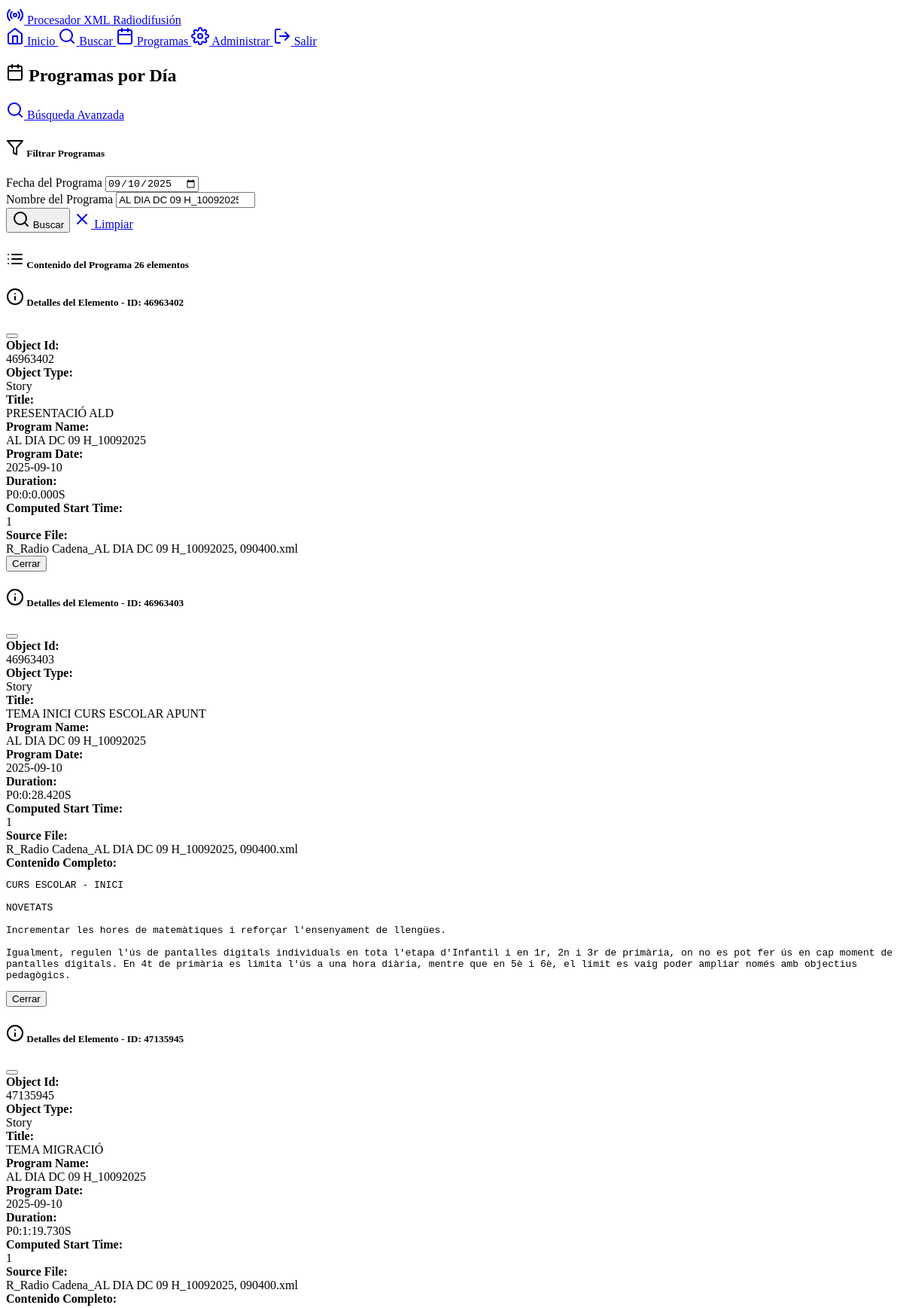
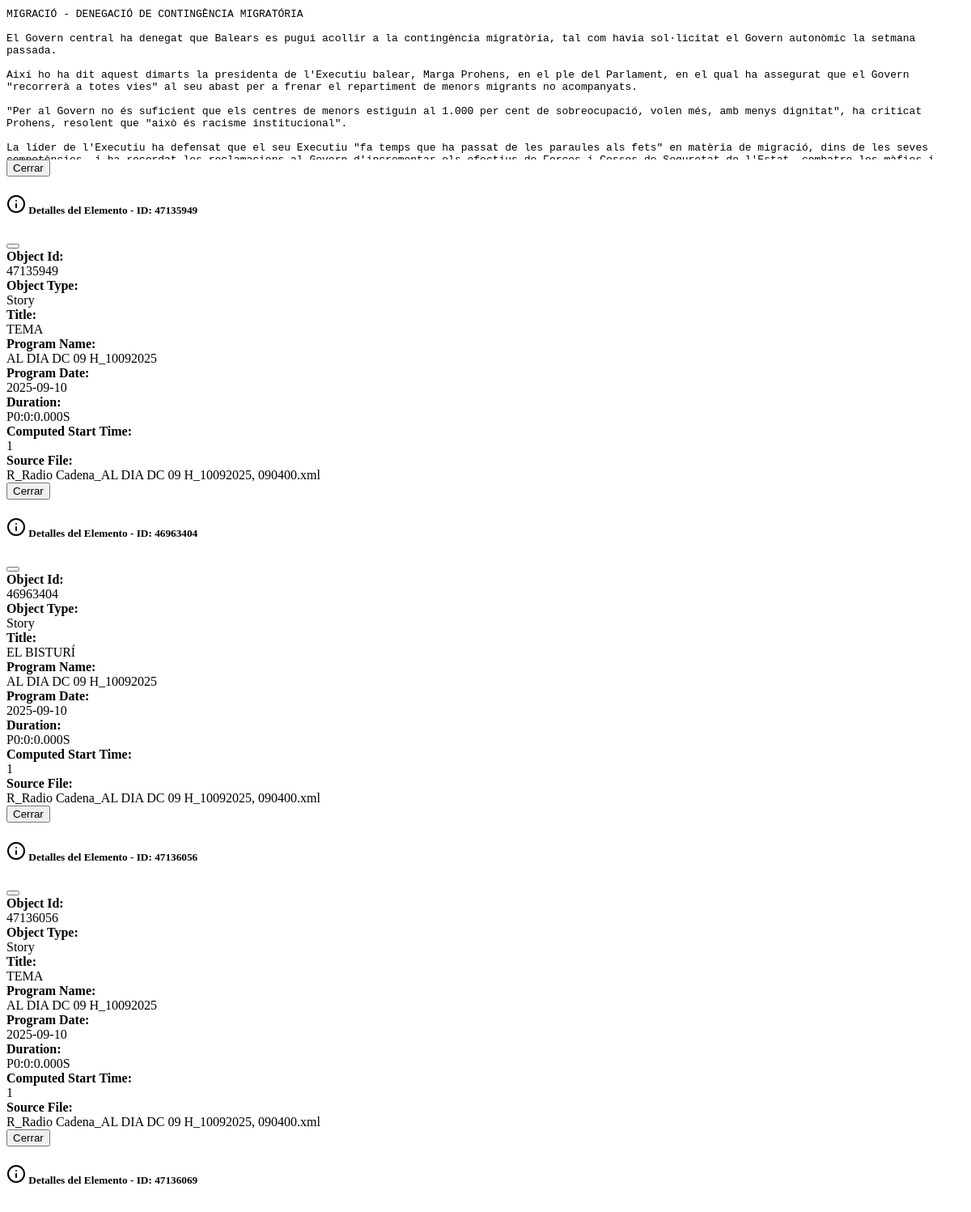
Screenshot of /programs?date=2025-09-10&program=AL+DIA+DC+09+H_10092025 (signed in, upper part) with the database file from the repository (2 pictures, top to bottom).
### models.py (models this page shows, shortened)
class XMLData(db.Model):
    __tablename__ = 'xml_data'
    id = db.Column(Integer, primary_key=True, autoincrement=True)
    guid = db.Column(Text)
    object_id = db.Column(Text)
    object_type = db.Column(Text)
    timestamp = db.Column(Text)
    broadcast_start_time = db.Column(Text)
    broadcast_end_time = db.Column(Text)
    duration = db.Column(Text)
    title = db.Column(Text)
    text_content = db.Column(Text)
    text_duration = db.Column(Text)
    text_timing = db.Column(Text)
    timegap_timing = db.Column(Text)
    clip_timing = db.Column(Text)
    title_status = db.Column(Text)
    title_type = db.Column(Text)
    site_name = db.Column(Text)
    site_version = db.Column(Text)
    export_path = db.Column(Text)
    planning_area = db.Column(Text)
    linked_story = db.Column(Text)
    language_cat = db.Column(Text)
    language_vo = db.Column(Text)
    language_esp = db.Column(Text)
    has_audio_track = db.Column(Text)
    fact_date = db.Column(Text)
    cms_publish_date = db.Column(Text)
    la_carta_publish_date = db.Column(Text)
    record_date = db.Column(Text)
    start_date = db.Column(Text)
    end_date = db.Column(Text)
    kill_date = db.Column(Text)
    comment = db.Column(Text)
    locator_type = db.Column(Text)
    locator_family = db.Column(Text)
    computed_start_time = db.Column(Text)
    planned_duration = db.Column(Text)
    calculated_duration = db.Column(Text)
    program_start_time = db.Column(Text)
    reporter = db.Column(Text)
    guest = db.Column(Text)
    contact = db.Column(Text)
    contact_phone = db.Column(Text)
    edi = db.Column(Text)
    lin = db.Column(Text)
    observations = db.Column(Text)
    item_code = db.Column(Text)
    program_name = db.Column(Text)
    program_date = db.Column(Text)
    source_file = db.Column(Text)
    created_at = db.Column(DateTime, default=datetime.utcnow)

### routes.py (the view)
@app.route('/programs')
@login_required
def programs():
    programs_data = db.session.query(
        XMLData.program_name,
        XMLData.program_date,
        db.func.count(XMLData.id).label('story_count')
    ).filter(
        XMLData.program_name.isnot(None),
        XMLData.program_date.isnot(None)
    ).group_by(
        XMLData.program_name,
        XMLData.program_date
    ).order_by(
        XMLData.program_date.desc(),
        XMLData.program_name
    ).all()
    unique_programs = db.session.query(
        XMLData.program_name
    ).filter(
        XMLData.program_name.isnot(None)
    ).distinct().order_by(XMLData.program_name).all()
    program_names = [program[0] for program in unique_programs]
    selected_date = request.args.get('date', '')
    selected_program = request.args.get('program', '')
    filtered_results = []
    if selected_date or selected_program:
        query = XMLData.query
        if selected_date:
            query = query.filter(XMLData.program_date == selected_date)
        if selected_program:
            query = query.filter(XMLData.program_name.contains(selected_program))
        filtered_results = query.limit(100).all()
    return render_template('programs.html',
                         programs_data=programs_data,
                         filtered_results=filtered_results,
                         selected_date=selected_date,
                         selected_program=selected_program,
                         program_names=program_names)

### routes.py (called while the page is built)
def login_required(f):
    @wraps(f)
    def decorated_function(*args, **kwargs):
        if 'user_id' not in session:
            return redirect(url_for('login'))
        return f(*args, **kwargs)
    return decorated_function

### templates/programs.html (shortened to what this page needs)
{% extends "base.html" %}
{% block content %}
<div class="container mt-4">
    <div class="d-flex justify-content-between align-items-center mb-4">
        <h2>
            <i data-feather="calendar" class="me-2"></i>
            Programas por Día
        </h2>
        <a href="{{ url_for('search') }}" class="btn btn-outline-primary">
            <i data-feather="search" class="me-1"></i>
            Búsqueda Avanzada
        </a>
    </div>
    <div class="card mb-4">
        <div class="card-header">
            <h5 class="mb-0">
                <i data-feather="filter" class="me-1"></i>
                Filtrar Programas
            </h5>
        </div>
        <div class="card-body">
            <form method="GET" action="{{ url_for('programs') }}">
                <div class="row g-3">
                    <div class="col-md-6">
                        <label for="date" class="form-label">Fecha del Programa</label>
                        <input type="date" class="form-control" id="date" name="date"
                               value="{{ selected_date }}">
                    </div>
                    <div class="col-md-6">
                        <label for="program" class="form-label">Nombre del Programa</label>
                        <input type="text" class="form-control" id="program" name="program"
                               value="{{ selected_program }}" placeholder="ej. INFORMATIU MATI" list="program-suggestions">
                    </div>
                </div>
                <div class="mt-3">
                    <button type="submit" class="btn btn-primary">
                        <i data-feather="search" class="me-1"></i>
                        Buscar
                    </button>
                    <a href="{{ url_for('programs') }}" class="btn btn-outline-secondary ms-2">
                        <i data-feather="x" class="me-1"></i>
                        Limpiar
                    </a>
                </div>
            </form>
        </div>
    </div>
    {% if filtered_results %}
    <div class="card">
        <div class="card-header d-flex justify-content-between align-items-center">
            <h5 class="mb-0">
                <i data-feather="list" class="me-2"></i>
                Contenido del Programa
                <span class="badge bg-primary ms-2">{{ filtered_results|length }} elementos</span>
            </h5>
        </div>
        <div class="table-responsive">
            <table class="table table-striped results-table mb-0">
                <tbody>
                    {% for result in filtered_results %}
                    <div class="modal fade" id="detailModal{{ result.id }}" tabindex="-1">
                        <div class="modal-dialog modal-lg">
                            <div class="modal-content">
                                <div class="modal-header">
                                    <h5 class="modal-title">
                                        <i data-feather="info"></i>
                                        Detalles del Elemento - ID: {{ result.object_id or result.id }}
                                    </h5>
                                    <button type="button" class="btn-close" data-bs-dismiss="modal"></button>
                                </div>
                                <div class="modal-body">
                                    <div class="row g-3">
                                        {% for field in ['object_id', 'item_code', 'object_type', 'title', 'program_name', 'program_date', 'duration', 'broadcast_start_time', 'broadcast_end_time', 'computed_start_time', 'planned_duration', 'calculated_duration', 'reporter', 'guest', 'contact', 'contact_phone', 'edi', 'lin', 'observations', 'title_type', 'record_date', 'source_file', 'guid'] %}
                                            {% set value = result[field] if result[field] else 'N/A' %}
                                            {% if value != 'N/A' %}
                                            <div class="col-md-6">
                                                <strong>{{ field.replace('_', ' ').title() }}:</strong>
                                                <div class="text-muted small">{{ value }}</div>
                                            </div>
                                            {% endif %}
                                        {% endfor %}
                                    </div>
                                    {% if result.text_content %}
                                        <div class="mt-4">
                                            <strong>Contenido Completo:</strong>
                                            <div class="bg-dark border p-3 rounded mt-2" style="max-height: 200px; overflow-y: auto; color: var(--bs-light);">
                                                <pre class="mb-0" style="white-space: pre-wrap; color: inherit;">{{ result.text_content }}</pre>
                                            </div>
                                        </div>
                                    {% endif %}
                                </div>
                                <div class="modal-footer">
                                    <button type="button" class="btn btn-secondary" data-bs-dismiss="modal">Cerrar</button>
                                </div>
                            </div>
                        </div>
                    </div>
                    {% endfor %}
                </tbody>
            </table>
        </div>
    </div>
    {% endif %}
</div>
{% endblock %}

### templates/base.html (style rules this page uses)
.results-table { font-size: 0.875rem; }

### rows the page displays
XMLData: object "46963402", replace "Object Id" "Object Type" "Title" "Program Name" "Program Date" "Duration" "Computed Start Time" "Source File", ca "46963402" "Story" "PRESENTACIÓ ALD" "AL DIA DC 09 H_10092025" "2025-09-10" "P0:0:0.000S" "1" "R_Radio Cadena_AL DIA DC 09 H_10092025, 090400.xml"
XMLData: object "46963403", replace "Object Id" "Object Type" "Title" "Program Name" "Program Date" "Duration" "Computed Start Time" "Source File", ca "46963403" "Story" "TEMA INICI CURS ESCOLAR APUNT" "AL DIA DC 09 H_10092025" "2025-09-10" "P0:0:28.420S" "1" "R_Radio Cadena_AL DIA DC 09 H_10092025, 090400.xml", text_content "CURS ESCOLAR - INICI NOVETATS Incrementar les hores de matemàtiques i reforçar l'ensenyament de llengües. Igualment, regulen l'ús de pantalles digitals individuals en tota l'etapa d'Infantil i en 1r, 2n i 3r de primària, on no es pot fer ús en cap moment de pantalles digitals. En 4t de primària es limita l'ús a una hora diària, mentre que en 5è i 6è, el límit es vaig poder ampliar només amb objectius pedagògics.…"
XMLData: object "47135945", replace "Object Id" "Object Type" "Title" "Program Name" "Program Date" "Duration" "Computed Start Time" "Source File", ca "47135945" "Story" "TEMA MIGRACIÓ" "AL DIA DC 09 H_10092025" "2025-09-10" "P0:1:19.730S" "1" "R_Radio Cadena_AL DIA DC 09 H_10092025, 090400.xml", text_content "MIGRACIÓ - DENEGACIÓ DE CONTINGÈNCIA MIGRATÓRIA El Govern central ha denegat que Balears es pugui acollir a la contingència migratòria, tal com havia sol·licitat el Govern autonòmic la setmana passada. Així ho ha dit aquest dimarts la presidenta de l'Executiu balear, Marga Prohens, en el ple del Parlament, en el qual ha assegurat que el Govern \"recorrerà a totes vies\" al seu abast per a frenar el repartiment de menors migrants no acompanyats. \"Per al Govern no és suficient que els centres de menors estiguin al 1.000 per cent de sobreocupació, volen més, amb menys dignitat\", ha criticat Prohens, resolent que \"això és racisme institucional\". La líder de l'Executiu ha defensat que el seu…"
XMLData: object "47135949", replace "Object Id" "Object Type" "Title" "Program Name" "Program Date" "Duration" "Computed Start Time" "Source File", ca "47135949" "Story" "TEMA" "AL DIA DC 09 H_10092025" "2025-09-10" "P0:0:0.000S" "1" "R_Radio Cadena_AL DIA DC 09 H_10092025, 090400.xml"
XMLData: object "46963404", replace "Object Id" "Object Type" "Title" "Program Name" "Program Date" "Duration" "Computed Start Time" "Source File", ca "46963404" "Story" "EL BISTURÍ" "AL DIA DC 09 H_10092025" "2025-09-10" "P0:0:0.000S" "1" "R_Radio Cadena_AL DIA DC 09 H_10092025, 090400.xml"
XMLData: object "47136056", replace "Object Id" "Object Type" "Title" "Program Name" "Program Date" "Duration" "Computed Start Time" "Source File", ca "47136056" "Story" "TEMA" "AL DIA DC 09 H_10092025" "2025-09-10" "P0:0:0.000S" "1" "R_Radio Cadena_AL DIA DC 09 H_10092025, 090400.xml"
XMLData: object "47136069"

### other values shown
{{ filtered_results|length }} "26"
